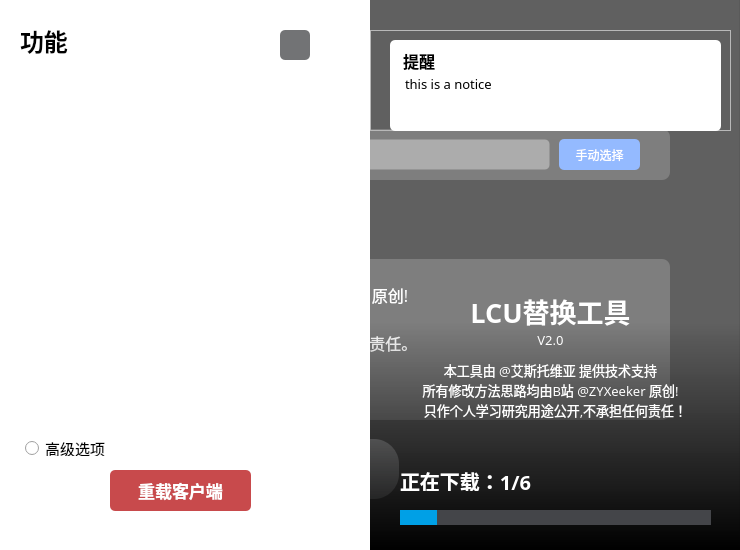
<?xml version="1.0" encoding="UTF-8"?>
<ui version="4.0">
 <class>MainWindow</class>
 <widget class="QMainWindow" name="MainWindow">
  <property name="geometry">
   <rect>
    <x>0</x>
    <y>0</y>
    <width>740</width>
    <height>550</height>
   </rect>
  </property>
  <property name="minimumSize">
   <size>
    <width>740</width>
    <height>550</height>
   </size>
  </property>
  <property name="maximumSize">
   <size>
    <width>740</width>
    <height>550</height>
   </size>
  </property>
  <property name="windowTitle">
   <string>MainWindow</string>
  </property>
  <widget class="QWidget" name="centralwidget">
   <widget class="QListWidget" name="options_widget">
    <property name="geometry">
     <rect>
      <x>20</x>
      <y>90</y>
      <width>311</width>
      <height>311</height>
     </rect>
    </property>
    <property name="font">
     <font>
      <pointsize>12</pointsize>
     </font>
    </property>
    <property name="styleSheet">
     <string notr="true">background-color:rgba(255, 255, 255, 0);
border:1px solid rgb(255, 255, 255, 0);
;
color: rgb(0, 0, 0);</string>
    </property>
    <property name="frameShadow">
     <enum>QFrame::Plain</enum>
    </property>
    <property name="sizeAdjustPolicy">
     <enum>QAbstractScrollArea::AdjustToContents</enum>
    </property>
   </widget>
   <widget class="QProgressBar" name="progressBar">
    <property name="geometry">
     <rect>
      <x>400</x>
      <y>510</y>
      <width>311</width>
      <height>15</height>
     </rect>
    </property>
    <property name="styleSheet">
     <string notr="true">QProgressBar{
border: none;
color: white;
text-align: center;
background: rgb(68, 69, 73);
}
QProgressBar::chunk {
border: none;
background: rgb(0, 160, 230);
}</string>
    </property>
    <property name="value">
     <number>12</number>
    </property>
    <property name="textVisible">
     <bool>false</bool>
    </property>
   </widget>
   <widget class="QLabel" name="label_3">
    <property name="geometry">
     <rect>
      <x>0</x>
      <y>0</y>
      <width>741</width>
      <height>550</height>
     </rect>
    </property>
    <property name="styleSheet">
     <string notr="true">background-image: url(:/img/riot-background.png);
                         </string>
    </property>
    <property name="text">
     <string/>
    </property>
   </widget>
   <widget class="QLabel" name="label_4">
    <property name="geometry">
     <rect>
      <x>370</x>
      <y>0</y>
      <width>370</width>
      <height>551</height>
     </rect>
    </property>
    <property name="styleSheet">
     <string notr="true">background-color: qlineargradient(spread:pad, x1:0, y1:1, x2:0, y2:0.584955, stop:0 rgba(0, 0, 0, 255), stop:1 rgba(255, 255, 255, 90));</string>
    </property>
    <property name="text">
     <string/>
    </property>
   </widget>
   <widget class="QLabel" name="current_operation">
    <property name="geometry">
     <rect>
      <x>400</x>
      <y>470</y>
      <width>261</width>
      <height>21</height>
     </rect>
    </property>
    <property name="font">
     <font>
      <family>微软雅黑</family>
      <pointsize>15</pointsize>
      <bold>true</bold>
     </font>
    </property>
    <property name="styleSheet">
     <string notr="true">color: rgb(255, 255, 255);</string>
    </property>
    <property name="text">
     <string>正在下载：1/6</string>
    </property>
   </widget>
   <widget class="QPushButton" name="exitApp">
    <property name="geometry">
     <rect>
      <x>700</x>
      <y>0</y>
      <width>41</width>
      <height>25</height>
     </rect>
    </property>
    <property name="styleSheet">
     <string notr="true">QPushButton
{
background-color: rgb(255, 255, 255,0);
border:1px solid rgb(255, 255, 255, 0);
}
QPushButton::hover{
background-color: rgba(255, 0, 0, 90);
}
QPushButton::pressed{
background-color: rgb(255, 0, 0,180);
}

                         </string>
    </property>
    <property name="icon">
     <iconset resource="lcu_rc.qrc">
      <normaloff>:/img/close.png</normaloff>:/img/close.png</iconset>
    </property>
   </widget>
   <widget class="QPushButton" name="minimize">
    <property name="geometry">
     <rect>
      <x>660</x>
      <y>0</y>
      <width>41</width>
      <height>25</height>
     </rect>
    </property>
    <property name="autoFillBackground">
     <bool>false</bool>
    </property>
    <property name="styleSheet">
     <string notr="true">QPushButton
{
background-color: rgb(255, 255, 255,0);
border:1px solid rgb(255, 255, 255, 0);
}
QPushButton::hover{
background-color: rgb(255, 255, 255,100);
}
QPushButton::pressed{
background-color: rgb(255, 255, 255,150);
}

                         </string>
    </property>
    <property name="icon">
     <iconset resource="lcu_rc.qrc">
      <normaloff>:/img/icon_minimize.png</normaloff>:/img/icon_minimize.png</iconset>
    </property>
   </widget>
   <widget class="QLabel" name="program_title">
    <property name="geometry">
     <rect>
      <x>10</x>
      <y>0</y>
      <width>221</width>
      <height>21</height>
     </rect>
    </property>
    <property name="font">
     <font>
      <family>微软雅黑</family>
      <pointsize>10</pointsize>
     </font>
    </property>
    <property name="styleSheet">
     <string notr="true">color: rgb(255, 255, 255);</string>
    </property>
    <property name="text">
     <string>LCU 还原（标题）</string>
    </property>
   </widget>
   <widget class="QLabel" name="label_5">
    <property name="geometry">
     <rect>
      <x>0</x>
      <y>0</y>
      <width>370</width>
      <height>551</height>
     </rect>
    </property>
    <property name="font">
     <font>
      <pointsize>8</pointsize>
     </font>
    </property>
    <property name="styleSheet">
     <string notr="true">background-color: rgb(255, 255, 255);</string>
    </property>
    <property name="text">
     <string/>
    </property>
   </widget>
   <widget class="QLabel" name="label">
    <property name="geometry">
     <rect>
      <x>480</x>
      <y>140</y>
      <width>145</width>
      <height>151</height>
     </rect>
    </property>
    <property name="text">
     <string/>
    </property>
    <property name="pixmap">
     <pixmap resource="lcu_rc.qrc">:/img/lol_icon.png</pixmap>
    </property>
    <property name="scaledContents">
     <bool>true</bool>
    </property>
   </widget>
   <widget class="QLabel" name="label_6">
    <property name="geometry">
     <rect>
      <x>390</x>
      <y>290</y>
      <width>321</width>
      <height>41</height>
     </rect>
    </property>
    <property name="font">
     <font>
      <family>微软雅黑</family>
      <pointsize>20</pointsize>
      <bold>true</bold>
     </font>
    </property>
    <property name="styleSheet">
     <string notr="true">color: rgb(255, 255, 255);</string>
    </property>
    <property name="text">
     <string>LCU替换工具</string>
    </property>
    <property name="alignment">
     <set>Qt::AlignCenter</set>
    </property>
   </widget>
   <widget class="QLabel" name="label_7">
    <property name="geometry">
     <rect>
      <x>390</x>
      <y>330</y>
      <width>321</width>
      <height>20</height>
     </rect>
    </property>
    <property name="font">
     <font>
      <family>微软雅黑</family>
      <pointsize>10</pointsize>
     </font>
    </property>
    <property name="styleSheet">
     <string notr="true">color: rgb(255, 255, 255);</string>
    </property>
    <property name="text">
     <string>V2.0</string>
    </property>
    <property name="alignment">
     <set>Qt::AlignCenter</set>
    </property>
   </widget>
   <widget class="QLabel" name="label_8">
    <property name="geometry">
     <rect>
      <x>20</x>
      <y>20</y>
      <width>111</width>
      <height>41</height>
     </rect>
    </property>
    <property name="font">
     <font>
      <family>微软雅黑</family>
      <pointsize>18</pointsize>
      <bold>true</bold>
     </font>
    </property>
    <property name="text">
     <string>功能</string>
    </property>
   </widget>
   <widget class="QFrame" name="about_frame">
    <property name="geometry">
     <rect>
      <x>-1</x>
      <y>-1</y>
      <width>741</width>
      <height>551</height>
     </rect>
    </property>
    <property name="styleSheet">
     <string notr="true">background-color: rgba(0, 0, 0, 245);</string>
    </property>
    <property name="frameShape">
     <enum>QFrame::StyledPanel</enum>
    </property>
    <property name="frameShadow">
     <enum>QFrame::Raised</enum>
    </property>
    <widget class="QLabel" name="label_10">
     <property name="geometry">
      <rect>
       <x>70</x>
       <y>90</y>
       <width>111</width>
       <height>31</height>
      </rect>
     </property>
     <property name="font">
      <font>
       <family>微软雅黑</family>
       <pointsize>20</pointsize>
       <bold>true</bold>
      </font>
     </property>
     <property name="styleSheet">
      <string notr="true">background-color: rgba(255, 255, 255, 0);
color: rgb(255, 255, 255);</string>
     </property>
     <property name="text">
      <string>路径</string>
     </property>
    </widget>
    <widget class="QFrame" name="path">
     <property name="geometry">
      <rect>
       <x>70</x>
       <y>130</y>
       <width>601</width>
       <height>51</height>
      </rect>
     </property>
     <property name="styleSheet">
      <string notr="true">background-color: rgb(55, 55, 55);
border-radius:8px;</string>
     </property>
     <property name="frameShape">
      <enum>QFrame::StyledPanel</enum>
     </property>
     <property name="frameShadow">
      <enum>QFrame::Raised</enum>
     </property>
     <widget class="QLineEdit" name="path_show">
      <property name="geometry">
       <rect>
        <x>30</x>
        <y>10</y>
        <width>451</width>
        <height>31</height>
       </rect>
      </property>
      <property name="font">
       <font>
        <family>微软雅黑</family>
       </font>
      </property>
      <property name="styleSheet">
       <string notr="true">background-color: rgb(176, 176, 176,150);
border:1px solid rgb(255, 255, 255, 0);
border-radius:5px;
color: rgb(255, 255, 255);</string>
      </property>
      <property name="text">
       <string/>
      </property>
      <property name="readOnly">
       <bool>true</bool>
      </property>
      <property name="placeholderText">
       <string>游戏路径</string>
      </property>
     </widget>
     <widget class="QPushButton" name="manual_operation">
      <property name="geometry">
       <rect>
        <x>490</x>
        <y>10</y>
        <width>81</width>
        <height>31</height>
       </rect>
      </property>
      <property name="font">
       <font>
        <family>微软雅黑</family>
        <bold>false</bold>
       </font>
      </property>
      <property name="styleSheet">
       <string notr="true">QPushButton
{
background-color: rgb(90, 148, 255);
color:white;
border-radius:5px;
}
QPushButton::hover{
background-color: rgb(80, 133, 226);
}

QPushButton::pressed{
background-color:rgb(65, 113, 200);
}

                                   </string>
      </property>
      <property name="text">
       <string>手动选择</string>
      </property>
     </widget>
    </widget>
    <widget class="QPushButton" name="about_close">
     <property name="geometry">
      <rect>
       <x>340</x>
       <y>440</y>
       <width>60</width>
       <height>60</height>
      </rect>
     </property>
     <property name="styleSheet">
      <string notr="true">QPushButton
{
background-color: rgb(114,115,117);
border-radius:25px;
color:white;
}
QPushButton::hover{
background-color: rgb(158,159,160);
}

QPushButton::pressed{
background-color:rgb(91,92,95);
}
                              </string>
     </property>
     <property name="icon">
      <iconset resource="lcu_rc.qrc">
       <normaloff>:/img/close.png</normaloff>:/img/close.png</iconset>
     </property>
     <property name="iconSize">
      <size>
       <width>30</width>
       <height>30</height>
      </size>
     </property>
    </widget>
    <widget class="QLabel" name="label_11">
     <property name="geometry">
      <rect>
       <x>70</x>
       <y>220</y>
       <width>111</width>
       <height>31</height>
      </rect>
     </property>
     <property name="font">
      <font>
       <family>微软雅黑</family>
       <pointsize>20</pointsize>
       <bold>true</bold>
      </font>
     </property>
     <property name="styleSheet">
      <string notr="true">background-color: rgba(255, 255, 255, 0);
color: rgb(255, 255, 255);</string>
     </property>
     <property name="text">
      <string>关于</string>
     </property>
    </widget>
    <widget class="QFrame" name="about">
     <property name="geometry">
      <rect>
       <x>70</x>
       <y>260</y>
       <width>601</width>
       <height>161</height>
      </rect>
     </property>
     <property name="styleSheet">
      <string notr="true">background-color: rgb(55, 55, 55);
border-radius:8px;</string>
     </property>
     <property name="frameShape">
      <enum>QFrame::StyledPanel</enum>
     </property>
     <property name="frameShadow">
      <enum>QFrame::Raised</enum>
     </property>
     <widget class="QPlainTextEdit" name="plainTextEdit_2">
      <property name="geometry">
       <rect>
        <x>20</x>
        <y>20</y>
        <width>551</width>
        <height>121</height>
       </rect>
      </property>
      <property name="font">
       <font>
        <family>微软雅黑</family>
        <pointsize>12</pointsize>
       </font>
      </property>
      <property name="styleSheet">
       <string notr="true">color: rgb(255, 255, 255);</string>
      </property>
      <property name="verticalScrollBarPolicy">
       <enum>Qt::ScrollBarAlwaysOff</enum>
      </property>
      <property name="readOnly">
       <bool>true</bool>
      </property>
      <property name="plainText">
       <string>所有修改方法思路均由B站 @ZYXeeker 原创!
本工具由 @艾斯托维亚 提供技术支持!
只作个人学习研究用途公开,不承担任何责任。</string>
      </property>
     </widget>
    </widget>
   </widget>
   <widget class="QPushButton" name="restart">
    <property name="geometry">
     <rect>
      <x>110</x>
      <y>470</y>
      <width>141</width>
      <height>41</height>
     </rect>
    </property>
    <property name="font">
     <font>
      <family>微软雅黑</family>
      <pointsize>13</pointsize>
      <bold>true</bold>
     </font>
    </property>
    <property name="styleSheet">
     <string notr="true">QPushButton
{
background-color:rgb(200, 74, 76);
color:white;
border-radius:5px;
}
QPushButton::hover{
background-color:rgb(170, 74, 76);
}

QPushButton::pressed{
background-color:rgb(165, 54, 76);
}
                         </string>
    </property>
    <property name="text">
     <string>重载客户端</string>
    </property>
    <property name="flat">
     <bool>true</bool>
    </property>
   </widget>
   <widget class="QRadioButton" name="radioButton">
    <property name="geometry">
     <rect>
      <x>25</x>
      <y>440</y>
      <width>89</width>
      <height>16</height>
     </rect>
    </property>
    <property name="font">
     <font>
      <family>微软雅黑</family>
      <pointsize>11</pointsize>
     </font>
    </property>
    <property name="text">
     <string>高级选项</string>
    </property>
   </widget>
   <widget class="QPushButton" name="settings">
    <property name="geometry">
     <rect>
      <x>280</x>
      <y>30</y>
      <width>30</width>
      <height>30</height>
     </rect>
    </property>
    <property name="toolTip">
     <string>设置</string>
    </property>
    <property name="styleSheet">
     <string notr="true">QPushButton
{
background-color: rgb(114,115,117);
color:white;
border-radius:5px;
}
QPushButton::hover{
background-color: rgb(158,159,160);
}

QPushButton::pressed{
background-color:rgb(91,92,95);
}
                         </string>
    </property>
    <property name="text">
     <string/>
    </property>
    <property name="icon">
     <iconset resource="lcu_rc.qrc">
      <normaloff>:/img/sq-setting.png</normaloff>:/img/sq-setting.png</iconset>
    </property>
   </widget>
   <widget class="QFrame" name="notification_frame">
    <property name="geometry">
     <rect>
      <x>370</x>
      <y>30</y>
      <width>361</width>
      <height>101</height>
     </rect>
    </property>
    <property name="frameShape">
     <enum>QFrame::StyledPanel</enum>
    </property>
    <property name="frameShadow">
     <enum>QFrame::Raised</enum>
    </property>
    <widget class="QLabel" name="label_2">
     <property name="geometry">
      <rect>
       <x>20</x>
       <y>10</y>
       <width>331</width>
       <height>91</height>
      </rect>
     </property>
     <property name="styleSheet">
      <string notr="true">background-color: rgb(255, 255, 255);
border-radius:5px;
border-color: rgb(0, 0, 0);</string>
     </property>
     <property name="text">
      <string/>
     </property>
    </widget>
    <widget class="QPushButton" name="notification_close">
     <property name="geometry">
      <rect>
       <x>310</x>
       <y>10</y>
       <width>31</width>
       <height>25</height>
      </rect>
     </property>
     <property name="styleSheet">
      <string notr="true">QPushButton
{
background-color: rgb(255, 255, 255,0);
border:1px solid rgb(255, 255, 255, 0);
}
QPushButton::hover{
background-color: rgba(255, 0, 0, 90);
}
QPushButton::pressed{
background-color: rgb(255, 0, 0,180);
}

                              </string>
     </property>
     <property name="icon">
      <iconset resource="lcu_rc.qrc">
       <normaloff>:/img/close.png</normaloff>:/img/close.png</iconset>
     </property>
    </widget>
    <widget class="QLabel" name="label_9">
     <property name="geometry">
      <rect>
       <x>33</x>
       <y>20</y>
       <width>61</width>
       <height>21</height>
      </rect>
     </property>
     <property name="font">
      <font>
       <family>微软雅黑</family>
       <pointsize>12</pointsize>
       <bold>true</bold>
      </font>
     </property>
     <property name="text">
      <string>提醒</string>
     </property>
    </widget>
    <widget class="QPlainTextEdit" name="plainTextEdit">
     <property name="geometry">
      <rect>
       <x>30</x>
       <y>40</y>
       <width>311</width>
       <height>41</height>
      </rect>
     </property>
     <property name="font">
      <font>
       <family>微软雅黑</family>
       <pointsize>10</pointsize>
      </font>
     </property>
     <property name="styleSheet">
      <string notr="true">background-color: rgb(255, 255, 255,0);
border:1px solid rgb(255, 255, 255, 0);
                              </string>
     </property>
     <property name="verticalScrollBarPolicy">
      <enum>Qt::ScrollBarAlwaysOff</enum>
     </property>
     <property name="plainText">
      <string>this is a notice</string>
     </property>
    </widget>
   </widget>
   <widget class="QLabel" name="label_12">
    <property name="geometry">
     <rect>
      <x>390</x>
      <y>380</y>
      <width>321</width>
      <height>20</height>
     </rect>
    </property>
    <property name="font">
     <font>
      <family>微软雅黑</family>
      <pointsize>10</pointsize>
     </font>
    </property>
    <property name="styleSheet">
     <string notr="true">color: rgb(255, 255, 255);</string>
    </property>
    <property name="text">
     <string>所有修改方法思路均由B站 @ZYXeeker 原创!</string>
    </property>
    <property name="alignment">
     <set>Qt::AlignCenter</set>
    </property>
   </widget>
   <widget class="QLabel" name="label_13">
    <property name="geometry">
     <rect>
      <x>390</x>
      <y>360</y>
      <width>321</width>
      <height>20</height>
     </rect>
    </property>
    <property name="font">
     <font>
      <family>微软雅黑</family>
      <pointsize>10</pointsize>
     </font>
    </property>
    <property name="styleSheet">
     <string notr="true">color: rgb(255, 255, 255);</string>
    </property>
    <property name="text">
     <string>本工具由 @艾斯托维亚 提供技术支持</string>
    </property>
    <property name="alignment">
     <set>Qt::AlignCenter</set>
    </property>
   </widget>
   <widget class="QLabel" name="label_14">
    <property name="geometry">
     <rect>
      <x>390</x>
      <y>400</y>
      <width>331</width>
      <height>20</height>
     </rect>
    </property>
    <property name="font">
     <font>
      <family>微软雅黑</family>
      <pointsize>10</pointsize>
     </font>
    </property>
    <property name="styleSheet">
     <string notr="true">color: rgb(255, 255, 255);</string>
    </property>
    <property name="text">
     <string>只作个人学习研究用途公开,不承担任何责任！</string>
    </property>
    <property name="alignment">
     <set>Qt::AlignCenter</set>
    </property>
   </widget>
   <zorder>about_frame</zorder>
   <zorder>label_3</zorder>
   <zorder>label_4</zorder>
   <zorder>progressBar</zorder>
   <zorder>current_operation</zorder>
   <zorder>program_title</zorder>
   <zorder>label_5</zorder>
   <zorder>options_widget</zorder>
   <zorder>label</zorder>
   <zorder>label_6</zorder>
   <zorder>label_7</zorder>
   <zorder>label_8</zorder>
   <zorder>restart</zorder>
   <zorder>radioButton</zorder>
   <zorder>settings</zorder>
   <zorder>notification_frame</zorder>
   <zorder>label_12</zorder>
   <zorder>label_13</zorder>
   <zorder>label_14</zorder>
   <zorder>exitApp</zorder>
   <zorder>minimize</zorder>
  </widget>
 </widget>
 <resources>
  <include location="lcu_rc.qrc"/>
 </resources>
 <connections>
  <connection>
   <sender>about_close</sender>
   <signal>clicked()</signal>
   <receiver>about_frame</receiver>
   <slot>hide()</slot>
   <hints>
    <hint type="sourcelabel">
     <x>368</x>
     <y>488</y>
    </hint>
    <hint type="destinationlabel">
     <x>369</x>
     <y>274</y>
    </hint>
   </hints>
  </connection>
  <connection>
   <sender>exitApp</sender>
   <signal>clicked()</signal>
   <receiver>MainWindow</receiver>
   <slot>close()</slot>
   <hints>
    <hint type="sourcelabel">
     <x>720</x>
     <y>12</y>
    </hint>
    <hint type="destinationlabel">
     <x>369</x>
     <y>274</y>
    </hint>
   </hints>
  </connection>
  <connection>
   <sender>minimize</sender>
   <signal>clicked()</signal>
   <receiver>MainWindow</receiver>
   <slot>showMinimized()</slot>
   <hints>
    <hint type="sourcelabel">
     <x>680</x>
     <y>12</y>
    </hint>
    <hint type="destinationlabel">
     <x>369</x>
     <y>274</y>
    </hint>
   </hints>
  </connection>
  <connection>
   <sender>radioButton</sender>
   <signal>toggled(bool)</signal>
   <receiver>restart</receiver>
   <slot>setHidden(bool)</slot>
   <hints>
    <hint type="sourcelabel">
     <x>214</x>
     <y>447</y>
    </hint>
    <hint type="destinationlabel">
     <x>180</x>
     <y>490</y>
    </hint>
   </hints>
  </connection>
  <connection>
   <sender>settings</sender>
   <signal>clicked()</signal>
   <receiver>about_frame</receiver>
   <slot>show()</slot>
   <hints>
    <hint type="sourcelabel">
     <x>694</x>
     <y>484</y>
    </hint>
    <hint type="destinationlabel">
     <x>369</x>
     <y>274</y>
    </hint>
   </hints>
  </connection>
  <connection>
   <sender>notification_close</sender>
   <signal>clicked()</signal>
   <receiver>notification_frame</receiver>
   <slot>hide()</slot>
   <hints>
    <hint type="sourcelabel">
     <x>695</x>
     <y>52</y>
    </hint>
    <hint type="destinationlabel">
     <x>550</x>
     <y>80</y>
    </hint>
   </hints>
  </connection>
 </connections>
</ui>
